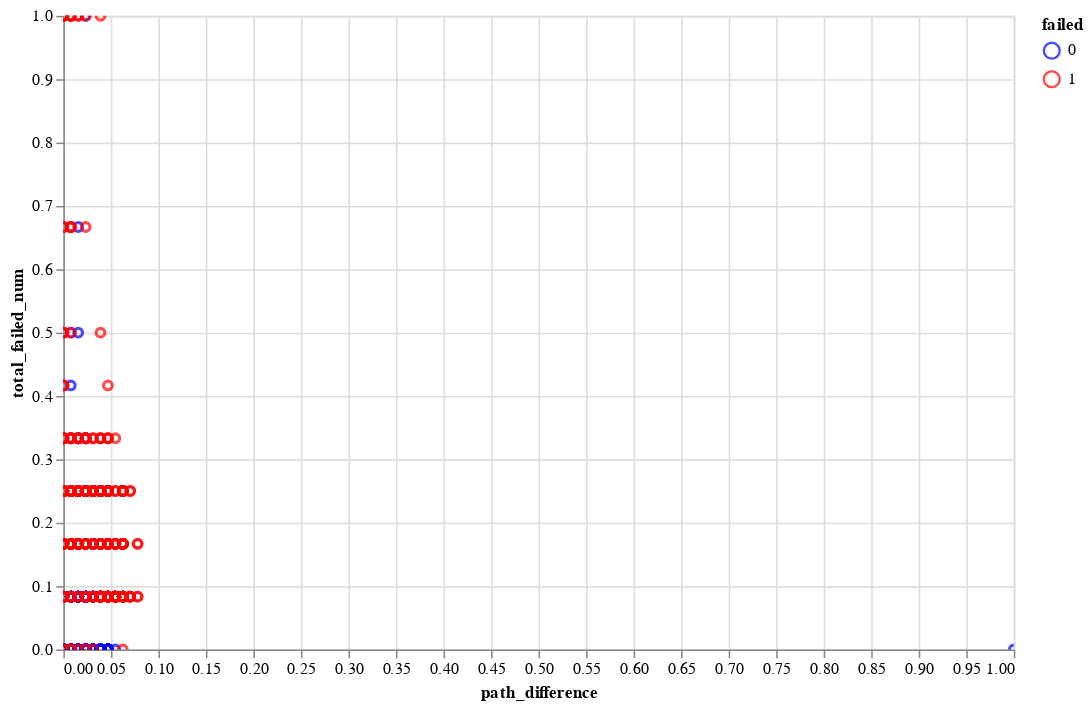

The code cell stored with this chart in its notebook:
### Code cell
import altair as alt

x_axis = alt.X('path_difference', scale=alt.Scale(domain=[0.0, 1.0]))
y_axis = alt.X('total_failed_num', scale=alt.Scale(domain=[0.0, 1.0]))
color=alt.Color('failed:N', scale=alt.Scale(range=['blue', 'red']))

alt.Chart(norm_pdf).mark_point().encode(x=x_axis, y=y_axis, color=color).properties(width=600, height=400).interactive()

### Figure 1 — Vega-Lite specification as saved in the notebook (floating-point values rounded to 4 significant figures; data arrays with more than 128 entries replaced by an {"elided": "..."} marker saying what was removed)
{"config": {"view": {"continuousWidth": 400, "continuousHeight": 300}}, "data": {"name": "data-d45d05ea3d48069fe9a7bce93d4115bf"}, "mark": "point", "encoding": {"color": {"type": "nominal", "field": "failed", "scale": {"range": ["blue", "red"]}}, "x": {"type": "quantitative", "field": "path_difference", "scale": {"domain": [0.0, 1.0]}}, "y": {"type": "quantitative", "field": "total_failed_num", "scale": {"domain": [0.0, 1.0]}}}, "height": 400, "selection": {"selector001": {"type": "interval", "bind": "scales", "encodings": ["x", "y"]}}, "width": 600, "$schema": "https://vega.github.io/schema/vega-lite/v4.8.1.json", "datasets": {"data-d45d05ea3d48069fe9a7bce93d4115bf": {"elided": "1722 records"}}}
